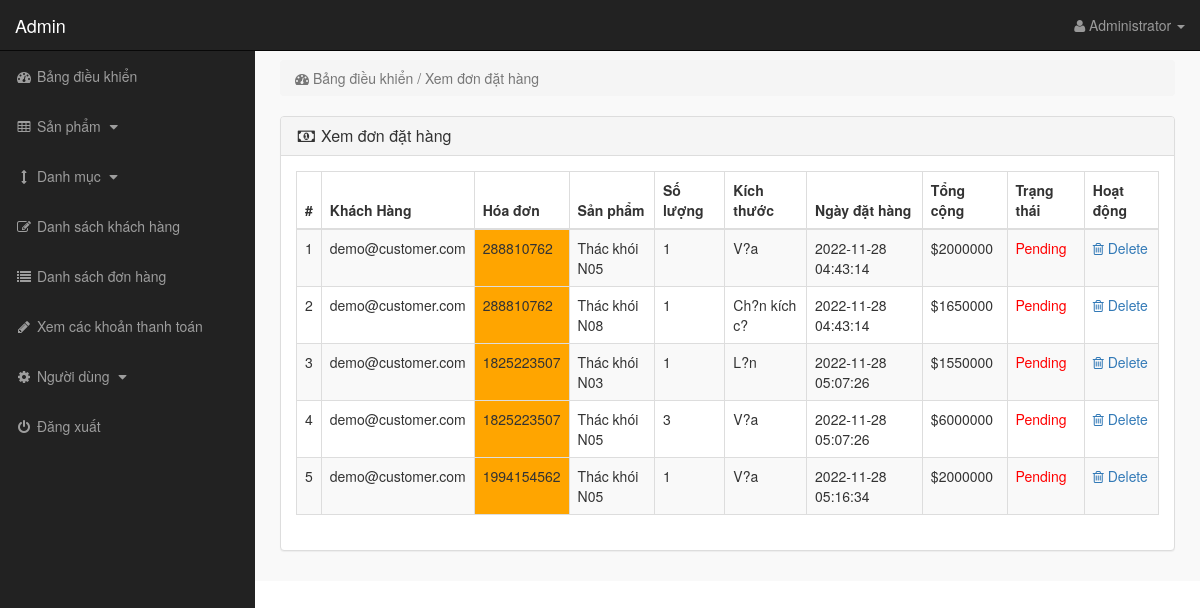
The page /admin/index.php?view_orders (signed in) on the database its author committed.
### tables this page shows
CREATE TABLE `pending_orders` (
  `order_id` int(10) NOT NULL,
  `customer_id` int(10) NOT NULL,
  `invoice_no` int(10) NOT NULL,
  `product_id` text NOT NULL,
  `qty` int(10) NOT NULL,
  `size` text NOT NULL,
  `order_status` text NOT NULL
);

CREATE TABLE `customers` (
  `customer_id` int(10) NOT NULL,
  `customer_name` varchar(255) NOT NULL,
  `customer_email` varchar(255) NOT NULL,
  `customer_pass` varchar(255) NOT NULL,
  `customer_country` text NOT NULL,
  `customer_city` text NOT NULL,
  `customer_contact` varchar(255) NOT NULL,
  `customer_address` text NOT NULL,
  `customer_image` text NOT NULL,
  `customer_ip` varchar(255) NOT NULL,
  `customer_confirm_code` text NOT NULL
);

CREATE TABLE `products` (
  `product_id` int(10) NOT NULL,
  `p_cat_id` int(10) NOT NULL,
  `cat_id` int(10) NOT NULL,
  `manufacturer_id` int(10) NOT NULL,
  `date` timestamp NOT NULL DEFAULT current_timestamp() ON UPDATE current_timestamp(),
  `product_title` text NOT NULL,
  `product_url` text NOT NULL,
  `product_img1` text NOT NULL,
  `product_img2` text NOT NULL,
  `product_img3` text NOT NULL,
  `product_price` int(10) NOT NULL,
  `product_psp_price` int(100) NOT NULL,
  `product_desc` text NOT NULL,
  `product_features` text NOT NULL,
  `product_video` text NOT NULL,
  `product_keywords` text NOT NULL,
  `product_label` text NOT NULL,
  `status` varchar(255) NOT NULL
);

CREATE TABLE `customer_orders` (
  `order_id` int(10) NOT NULL,
  `customer_id` int(10) NOT NULL,
  `due_amount` int(100) NOT NULL,
  `invoice_no` int(100) NOT NULL,
  `qty` int(10) NOT NULL,
  `size` text NOT NULL,
  `order_date` timestamp NOT NULL DEFAULT current_timestamp() ON UPDATE current_timestamp(),
  `order_status` text NOT NULL
);

### admin/view_orders.php (the view)
<?php
if(!isset($_SESSION['admin_email'])){
echo "<script>window.open('login.php','_self')</script>";
}
else {
?>
<div class="row">
<div class="col-lg-12">
<ol class="breadcrumb">
<li class="active">
<i class="fa fa-dashboard"></i> Bảng điều khiển / Xem đơn đặt hàng
</li>
</ol>
</div>
</div>
<div class="row">
<div class="col-lg-12">
<div class="panel panel-default">
<div class="panel-heading">
<h3 class="panel-title">
<i class="fa fa-money fa-fw"></i> Xem đơn đặt hàng
</h3>
</div>
<div class="panel-body">
<div class="table-responsive">
<table class="table table-bordered table-hover table-striped">
<thead>
<tr>
<th>#</th>
<th>Khách Hàng</th>
<th>Hóa đơn</th>
<th>Sản phẩm</th>
<th>Số lượng</th>
<th>Kích thước	</th>
<th>Ngày đặt hàng</th>
<th>Tổng cộng	</th>
<th>Trạng thái</th>
<th>Hoạt động</th>
</tr>
</thead>
<tbody>
<?php
$i = 0;
$get_orders = "select * from pending_orders";
$run_orders = mysqli_query($con,$get_orders);
while ($row_orders = mysqli_fetch_array($run_orders)) {
$order_id = $row_orders['order_id'];
$c_id = $row_orders['customer_id'];
$invoice_no = $row_orders['invoice_no'];
$product_id = $row_orders['product_id'];
$qty = $row_orders['qty'];
$size = $row_orders['size'];
$order_status = $row_orders['order_status'];
$get_products = "select * from products where product_id='$product_id'";
$run_products = mysqli_query($con,$get_products);
$row_products = mysqli_fetch_array($run_products);
$product_title = $row_products['product_title'];
$i++;
?>
<tr>
<td><?php echo $i; ?></td>
<td>
<?php
$get_customer = "select * from customers where customer_id='$c_id'";
$run_customer = mysqli_query($con,$get_customer);
$row_customer = mysqli_fetch_array($run_customer);
$customer_email = $row_customer['customer_email'];
echo $customer_email;
 ?>
 </td>
<td bgcolor="orange" ><?php echo $invoice_no; ?></td>
<td><?php echo $product_title; ?></td>
<td><?php echo $qty; ?></td>
<td><?php echo $size; ?></td>
<td>
<?php
$get_customer_order = "select * from customer_orders where order_id='$order_id'";
$run_customer_order = mysqli_query($con,$get_customer_order);
$row_customer_order = mysqli_fetch_array($run_customer_order);
$order_date = $row_customer_order['order_date'];
$due_amount = $row_customer_order['due_amount'];
echo $order_date;
?>
</td>
<td>$<?php echo $due_amount; ?></td>
<td>
<?php
if($order_status=='pending'){
echo $order_status='<div style="color:red;">Pending</div>';
}
else{
echo $order_status='Completed';
}
?>
</td>
<td>
<a href="index.php?order_delete=<?php echo $order_id; ?>" >
<i class="fa fa-trash-o" ></i> Delete
</a>
</td>
</tr>
<?php } ?>
</tbody>
</table>
</div>
</div>
</div>
</div>
</div>
<?php } ?>

### admin/includes/sidebar.php (shortened to what this page needs)
<?php
if(!isset($_SESSION['admin_email'])){
echo "<script>window.open('login.php','_self')</script>";
}
else {
?>
<nav class="navbar navbar-inverse navbar-fixed-top">
    <div class="navbar-header">
        <a class="navbar-brand" href="index.php?dashboard">Admin</a>
    </div>
    <ul class="nav navbar-right top-nav">
        <li class="dropdown">
            <a href="#" class="dropdown-toggle" data-toggle="dropdown">
                <i class="fa fa-user"></i>
                <?php echo $admin_name; ?> <b class="caret"></b>
            </a>
        </li>
    </ul>
    <div class="collapse navbar-collapse navbar-ex1-collapse">
        <ul class="nav navbar-nav side-nav">
            <li>
                <a href="index.php?dashboard">
                    <i class="fa fa-fw fa-dashboard"></i> Bảng điều khiển
                </a>
            </li>
            <li>
                <a href="#" data-toggle="collapse" data-target="#products">
                    <i class="fa fa-fw fa-table"></i> Sản phẩm
                    <i class="fa fa-fw fa-caret-down"></i>
                </a>
            </li>
            <li>
                <a href="#" data-toggle="collapse" data-target="#cat">
                    <i class="fa fa-fw fa-arrows-v"></i> Danh mục
                    <i class="fa fa-fw fa-caret-down"></i>
                </a>
            </li>
            <li>
                <a href="index.php?view_customers">
                    <i class="fa fa-fw fa-edit"></i> Danh sách khách hàng
                </a>
            </li>
            <li>
                <a href="index.php?view_orders">
                    <i class="fa fa-fw fa-list"></i> Danh sách đơn hàng
                </a>
            </li>
            <li>
                <a href="index.php?view_payments">
                    <i class="fa fa-fw fa-pencil"></i> Xem các khoản thanh toán
                </a>
            </li>
            <li>
                <a href="#" data-toggle="collapse" data-target="#users">
                    <i class="fa fa-fw fa-gear"></i> Người dùng
                    <i class="fa fa-fw fa-caret-down"></i>
                </a>
            </li>
            <li>
                <a href="logout.php">
                    <i class="fa fa-fw fa-power-off"></i> Đăng xuất
                </a>
            </li>
        </ul>
    </div>
</nav>
<?php } ?>

### admin/css/style.css (style rules this page uses)
body { margin-top:100px; }
@media (min-width: 768px) { body { margin-top:50px; } }
.top-nav { padding:0 15px; }
.top-nav>li { display:inline-block; float:left; }
.top-nav>li>a { padding-top:15px; padding-bottom:15px; line-height:20px; color:#999; }
@media (min-width: 768px) { .side-nav { position:fixed; top:51px; width:255px; border-radius:0; overflow-y:auto; background-color: #222; bottom:0; overflow-x:hidden; padding-bottom:40px; } }
@media (min-width: 768px) { .side-nav>li>a { width:255px; } }
.panel-body { border-radius:5px; }

### rows shown on the page
pending_orders: customer.customer_email "demo@customer.com", invoice_no "288810762", product.product_title "Thác khói N05", qty "1", size "V?a", customer_orders.order_date "2022-11-28 04:43:14", customer_orders.due_amount "2000000", order_status "Pending"
pending_orders: customer.customer_email "demo@customer.com", invoice_no "288810762", product.product_title "Thác khói N08", qty "1", size "Ch?n kích c?", customer_orders.order_date "2022-11-28 04:43:14", customer_orders.due_amount "1650000", order_status "Pending"
pending_orders: customer.customer_email "demo@customer.com", invoice_no "1825223507", product.product_title "Thác khói N03", qty "1", size "L?n", customer_orders.order_date "2022-11-28 05:07:26", customer_orders.due_amount "1550000", order_status "Pending"
pending_orders: customer.customer_email "demo@customer.com", invoice_no "1825223507", product.product_title "Thác khói N05", qty "3", size "V?a", customer_orders.order_date "2022-11-28 05:07:26", customer_orders.due_amount "6000000", order_status "Pending"
pending_orders: customer.customer_email "demo@customer.com", invoice_no "1994154562", product.product_title "Thác khói N05", qty "1", size "V?a", customer_orders.order_date "2022-11-28 05:16:34", customer_orders.due_amount "2000000", order_status "Pending"

### other values the page prints
$admin_name "Administrator"
